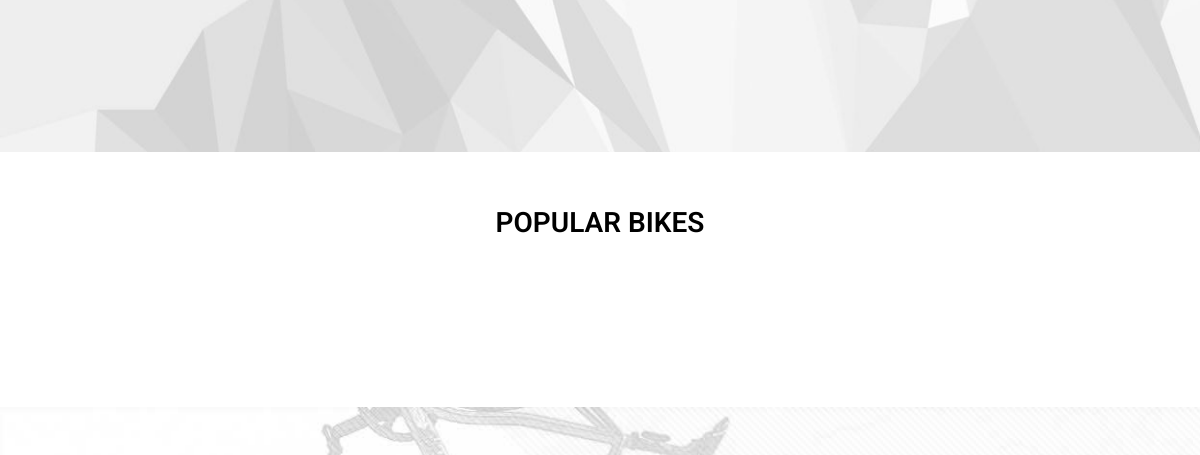
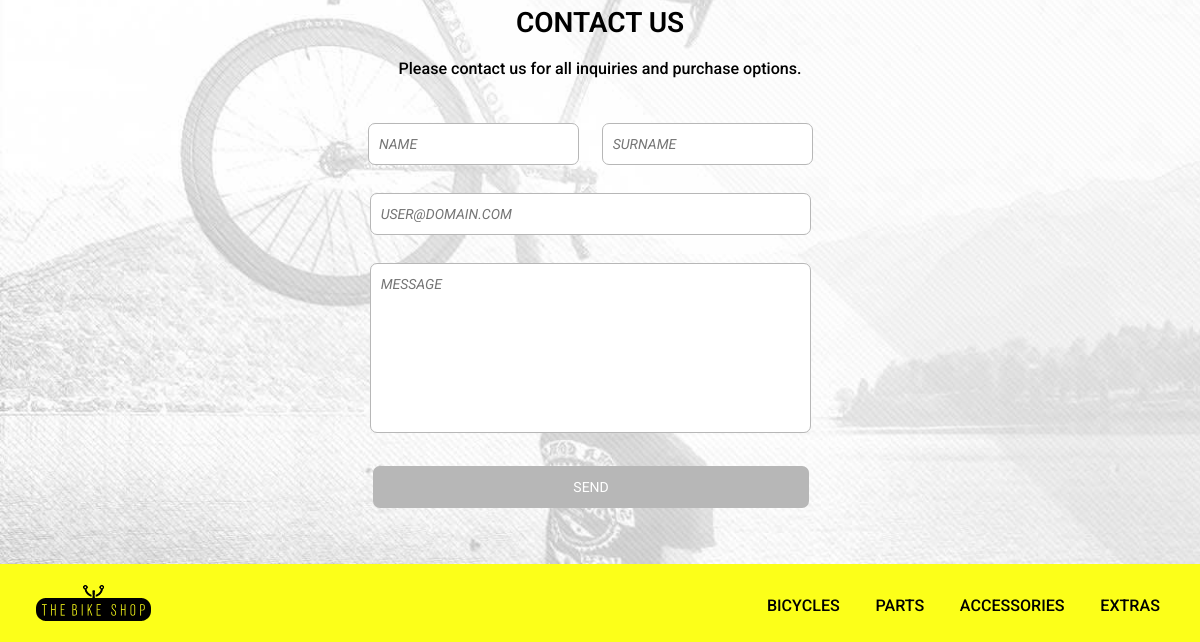
Before: / (lower part) with the older database file (2 pictures, top to bottom).
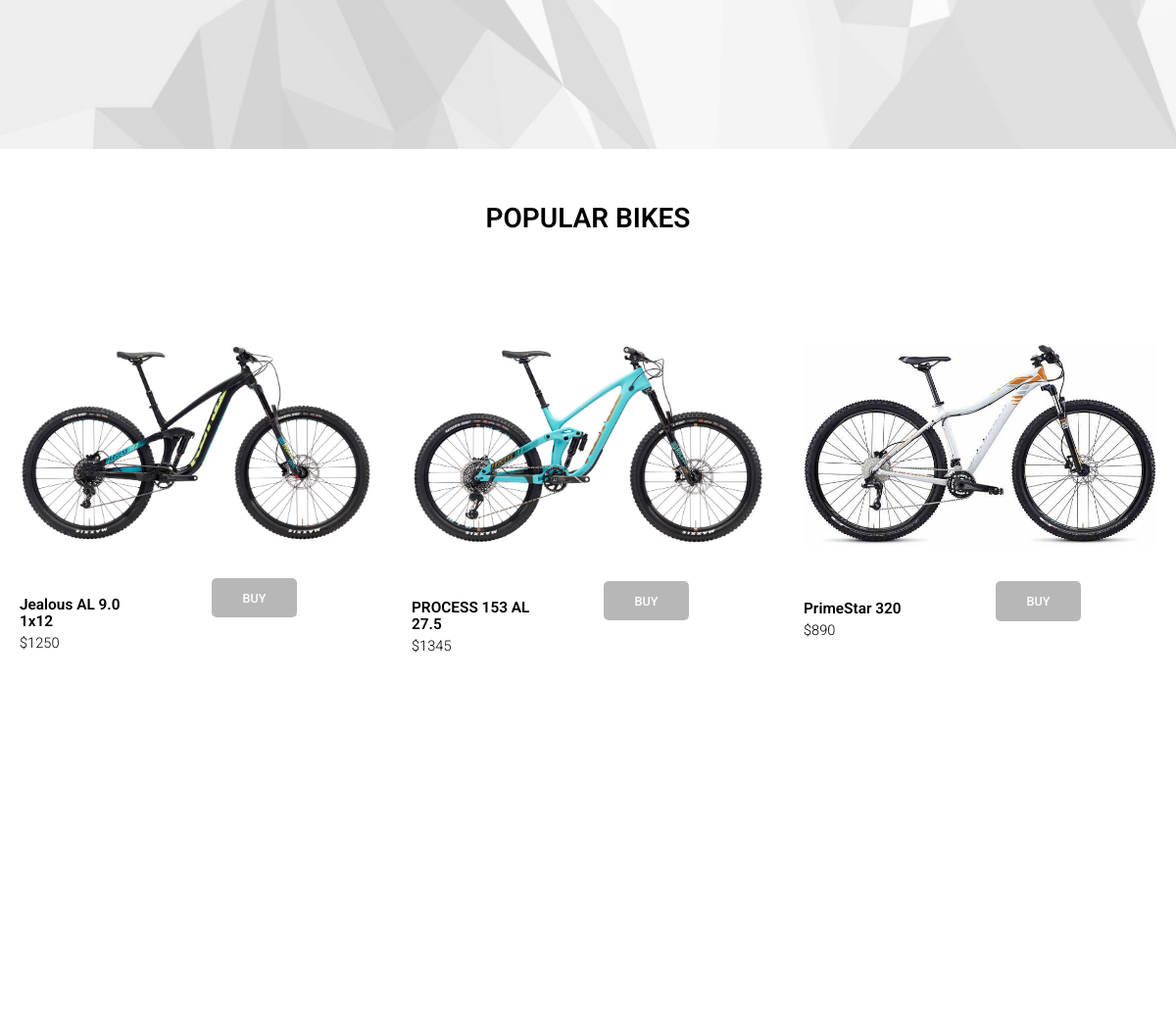
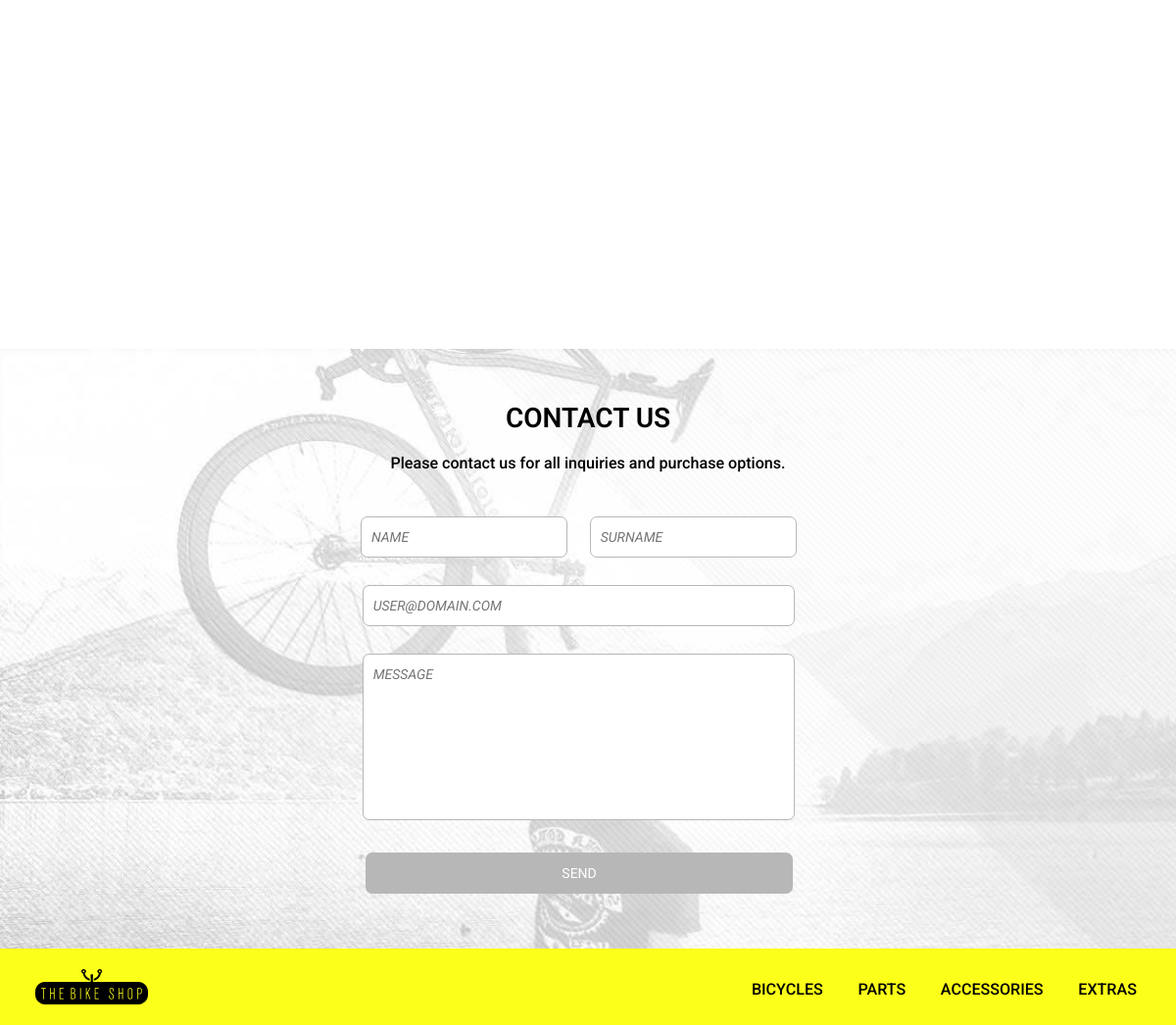
After: the same page with the newer database file (2 pictures, top to bottom).
### products/models.py (models this page shows, shortened)
class Products(models.Model):
    name = models.CharField("product's name", max_length=30)
    model = models.CharField("model number", max_length=10)
    price = models.CharField("price", max_length=10)
    size = models.CharField("frame size", max_length=5, blank=True)
    brand = models.CharField("brand", max_length=30)
    description = models.TextField("description")
    category = models.ForeignKey(ProductCategory, verbose_name="category",
                                 on_delete=models.CASCADE)
    class Meta:
        verbose_name = 'Product'
        verbose_name_plural = 'Products'

class Images(models.Model):
    product = models.ForeignKey(Products, verbose_name="Product's name",
                                on_delete=models.CASCADE,
                                related_name='product_images')
    image = models.ImageField("Product's image", upload_to='bikes',
                              null=True)

### main/views.py (the view)
# urls.py: url(r'^$', views.main, name='main'),
def main(request):
    context = dict()
    context['mainpage'] = True
    context['all_bikes'] = Products.objects.all()
    for bike in context['all_bikes']:
        bike.image = Images.objects.filter(product_id=bike.id)
    return render(request, "index.html", context)

### main/templates/index.html (shortened to what this page needs)
{% extends "base.html" %}
{% load static %}
{% block content %}
<div id="cate" class="categories">
</div>
<div class="bikes">
		 <h3>POPULAR BIKES</h3>
		 <div class="bikes-grids">
			 <ul id="flexiselDemo1">
				 {% for bike in all_bikes %}
				 <li>
					 <img src="{{ bike.image.0.image.url }}" alt=""/>
					 <div class="bike-info">
						 <div class="model">
							 <h4>{{ bike.name }}<span>${{ bike.price }}</span></h4>
						 </div>
						 <div class="model-info">
							 <a href="/bicycles/{{ bike.id }}">BUY</a>
						 </div>
						 <div class="clearfix"></div>
					 </div>
				 </li>
				 {% endfor %}
		    </ul>
	</div>
</div>
<div class="contact">
	<div class="container">
		<h3>CONTACT US</h3>
		<p>Please contact us for all inquiries and purchase options.</p>
		<form>
			 <input type="text" placeholder="NAME" required="">
			 <input type="text" placeholder="SURNAME" required="">
			 <input class="user" type="text" placeholder="USER@DOMAIN.COM" required=""><br>
			 <textarea placeholder="MESSAGE"></textarea>
			 <input type="submit" value="SEND">
		</form>
	</div>
</div>
{% endblock content %}

Changed rows visible on the page:
added Products: image.0.image (picture), name "Jealous AL 9.0 1x12", price "1250"
added Products: image.0.image (picture), name "PROCESS 153 AL 27.5", price "1345"
added Products: image.0.image (picture), name "PrimeStar 320", price "890"
